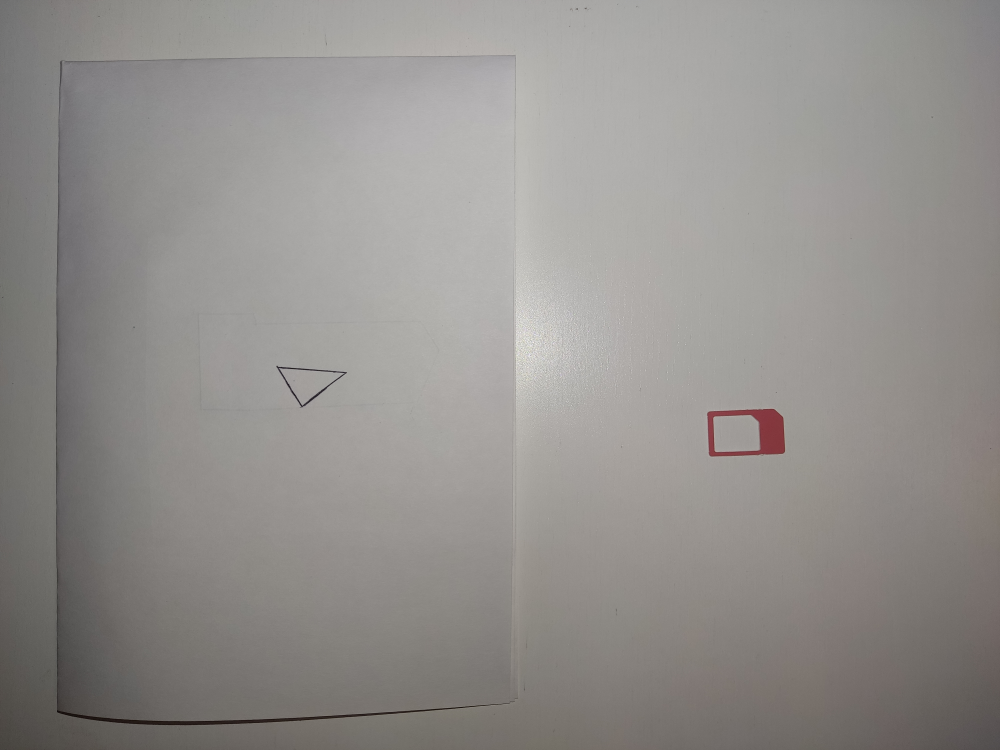
#> input picture imgs/input_data/0a0_1b.jpg, 4000 x 3000 px (shown at 1/4 size)
$ python intelligent_placer.py ../imgs/input_data/0a0_1b.jpg
#> lines starting #> are read from the running program, lines starting #| are printed output that depends on the picture; after the words box and inside, x2 and y2 are one past the last pixel; in counts of white or black regions, pixels touching at a corner belong together
### intelligent_placer_lib/cli.py
from functools import partial
from pathlib import Path
import argparse
from itertools import chain
from intelligent_placer_lib.utils import iterdir

_IMG_PATH = "img_path"
_RECURSIVE = "-r"


def _build_cli():
    desc = "Determine by the passed image, whether all the objects from the image can be placed inside the polygon, " \
           "depicted on the same photo, without mutual intersection.\n\n" \
           "Returns the set of the objects placed inside the polygon."
    parser = argparse.ArgumentParser(formatter_class=argparse.RawDescriptionHelpFormatter, description=desc)
    parser.add_argument(_RECURSIVE, action="store_true",
                        help="if specified, the recursive search on every passed dir will be performed "
                             "(default: %(default)s)")
    parser.add_argument(_IMG_PATH, nargs="+", type=Path,
                        help="input file, input files, input dir, input dirs or mix of files and dirs")
    return parser


def parse_args():
    parsed = vars(_build_cli().parse_args())
    return chain.from_iterable(map(partial(iterdir, recursive=parsed[_RECURSIVE[1:]]), parsed[_IMG_PATH]))

### intelligent_placer_lib/utils.py
from itertools import chain
from pathlib import Path
from typing import Iterable


def iterdir(path: Path, *, recursive=True):
    if path.is_file():
        yield path
    else:
        yield from recursive and chain.from_iterable(map(iterdir, path.iterdir())) or path.iterdir()


def filter_by_ext(paths: Iterable[Path], exts: Iterable[str] = None):
    if exts is None:
        exts = {".jpg", ".jpeg"}
    exts = map(lambda e: f"{'.' * (e[:1] != '.')}{e}", exts)
    return filter(lambda p: p.suffix in exts, paths)

### intelligent_placer_lib/intelligent_placer.py
import cv2
from pathlib import Path
import numpy as np
from skimage.measure import regionprops
from skimage.measure import label as sk_measure_label
from skimage import filters

import matplotlib.pyplot as plt

from intelligent_placer_lib.cli import parse_args
from intelligent_placer_lib.utils import filter_by_ext


def _show(what, **kw):
    plt.imshow(what, **kw)
    plt.show()


def _pshow(what):
    _show(what, cmap="gray")


# [53 lines left out: functions get_largest_component, idea1, idea2, not called in this run]


if __name__ == "__main__":
    img_paths = parse_args()
    *_, = map(idea2, filter_by_ext(img_paths))
#> in idea2, `sobel = filters.sobel(_img)`:
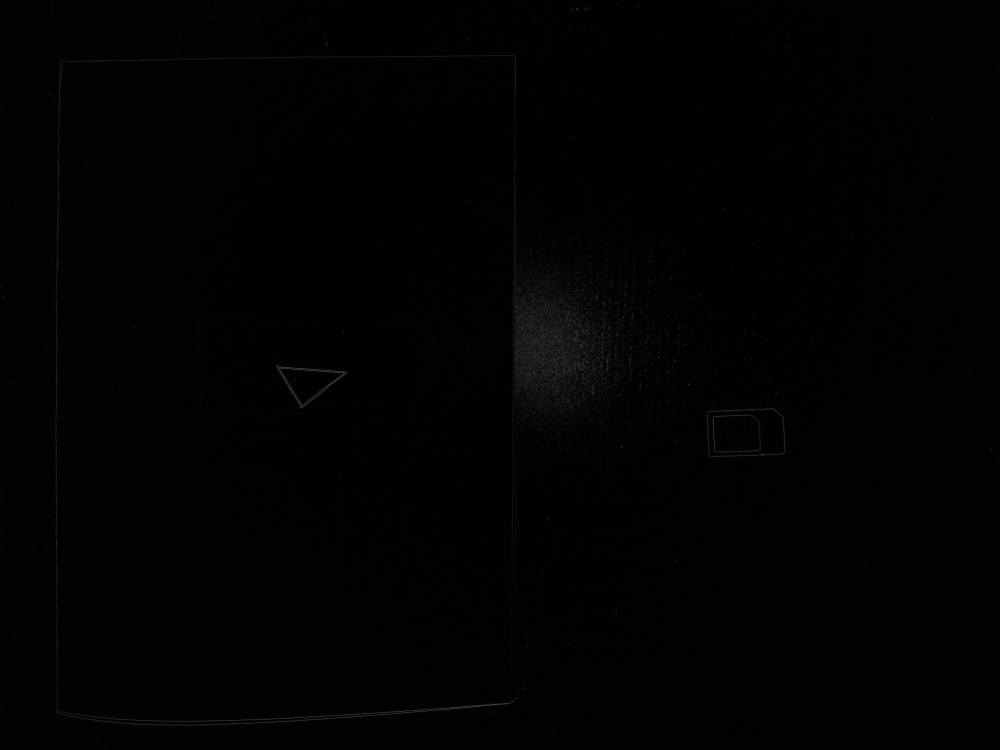
#> sobel: shape (3000, 4000) float64 (shown at 1/4 size); min 0, max 0.406, mean 0.0101
#> in idea2, `blurred = filters.gaussian(sobel, sigma=1.0)`:
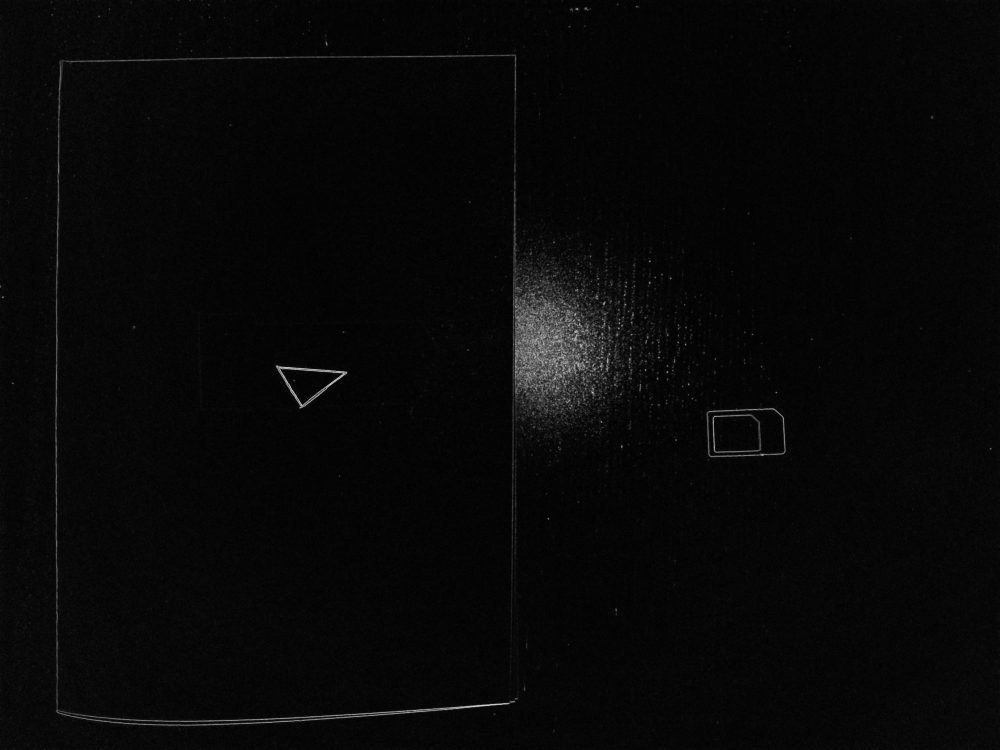
#> blurred: shape (3000, 4000) float64 (shown at 1/4 size); min 0.00151, max 0.263, mean 0.0101; drawn with min black and max white
#> in idea2, `_, tblurred = cv2.threshold(np.round(blurred * 255.0).astype(np.uint8)..`:
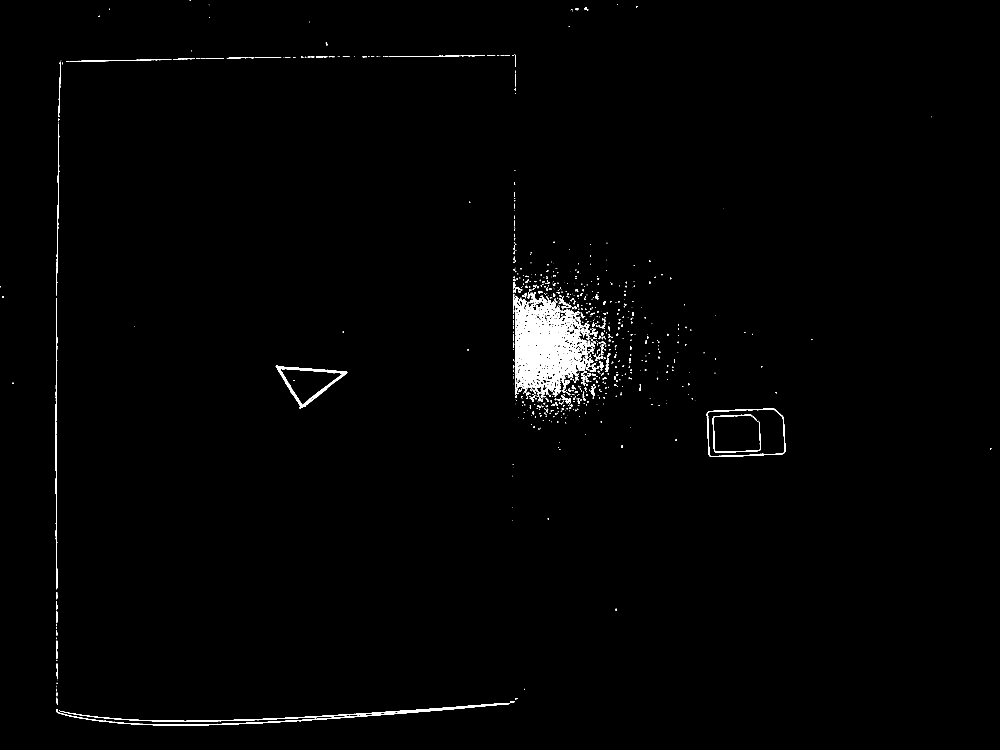
#> tblurred: shape (3000, 4000) (shown at 1/4 size); 0.99% white; 902 white regions (559 under 20 px)
#> in idea2, `cnts, _ = cv2.findContours(tblurred, cv2.RETR_EXTERNAL, cv2.CHAIN_APPR..`: cnts = 885 contours, 667 with area under 20; largest, box (x1, y1, x2, y2) and area: (2059, 1183, 2344, 1580) 73293, (2827, 1634, 3142, 1828) 55672, (1103, 1461, 1389, 1634) 23512, (226, 2812, 2040, 2903) 9784, (222, 1193, 230, 2358) 2010
#> in _show (call 3), `plt.show()`:
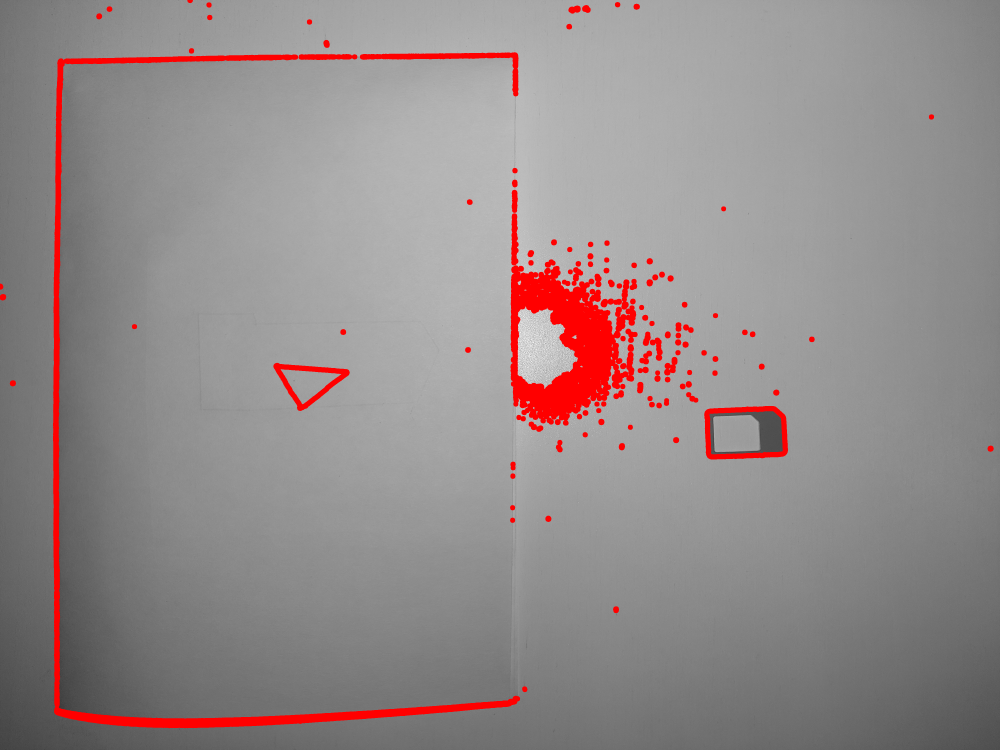
#> shown: shape (3000, 4000, 3) (shown at 1/4 size); mean R, G, B 148.3, 138.9, 138.9
